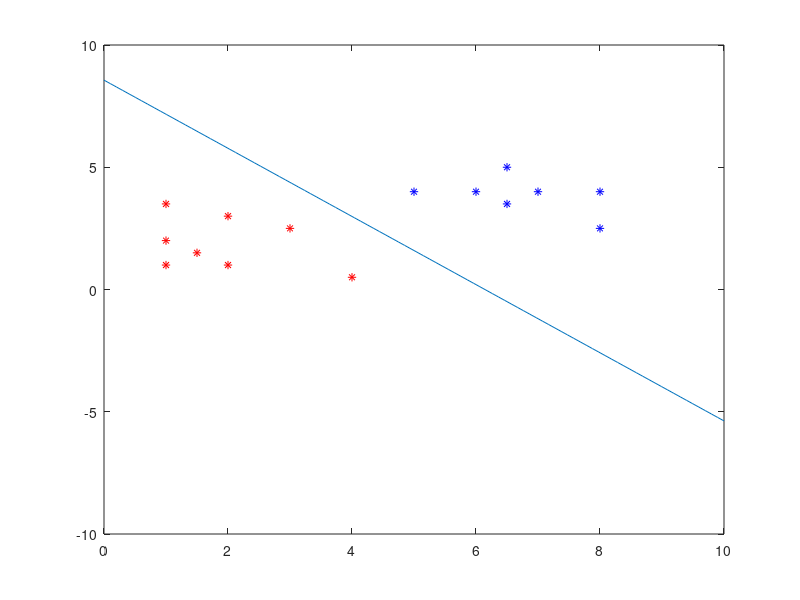

The MATLAB script that drew this image:
clc
x1=[1,1,1,1.5,2,2,3,4,5,6,6.5,6.5,7,8,8];
x2=[1,2,3.5,1.5,3,1,2.5,0.5,4,4,3.5,5,4,4,2.5];
y=[0,0,0,0,0,0,0,0,1,1,1,1,1,1,1];

ex=0.0001;
theta0=rand();
theta1=rand();
theta2=rand();
alpha=0.1;
i=1;
s=0;
while(1)
    t0=theta0;
    t1=theta1;
    t2=theta2;
    h=1/(1+exp(-theta2*x2(i)-theta1*x1(i)-theta0));
    
    theta0=theta0+alpha*(y(i)-h)
    theta1=theta1+alpha*(y(i)-h)*x1(i)
    theta2=theta2+alpha*(y(i)-h)*x2(i)
   
    d0=abs(t0-theta0);
    d1=abs(t1-theta1);
    d2=abs(t2-theta2);
    
    if(d0<ex && d1<ex && d2<ex)
        break;
    end  
    
    i=mod(i+1,length(x1))+1;
    s=s+1;
end
s
xx=linspace(0,10);
yy=(-theta0-theta1*xx)/theta2;

plot(x1(1:8),x2(1:8),'r*')
hold on
plot(x1(9:15),x2(9:15),'b*')
plot(xx,yy);
